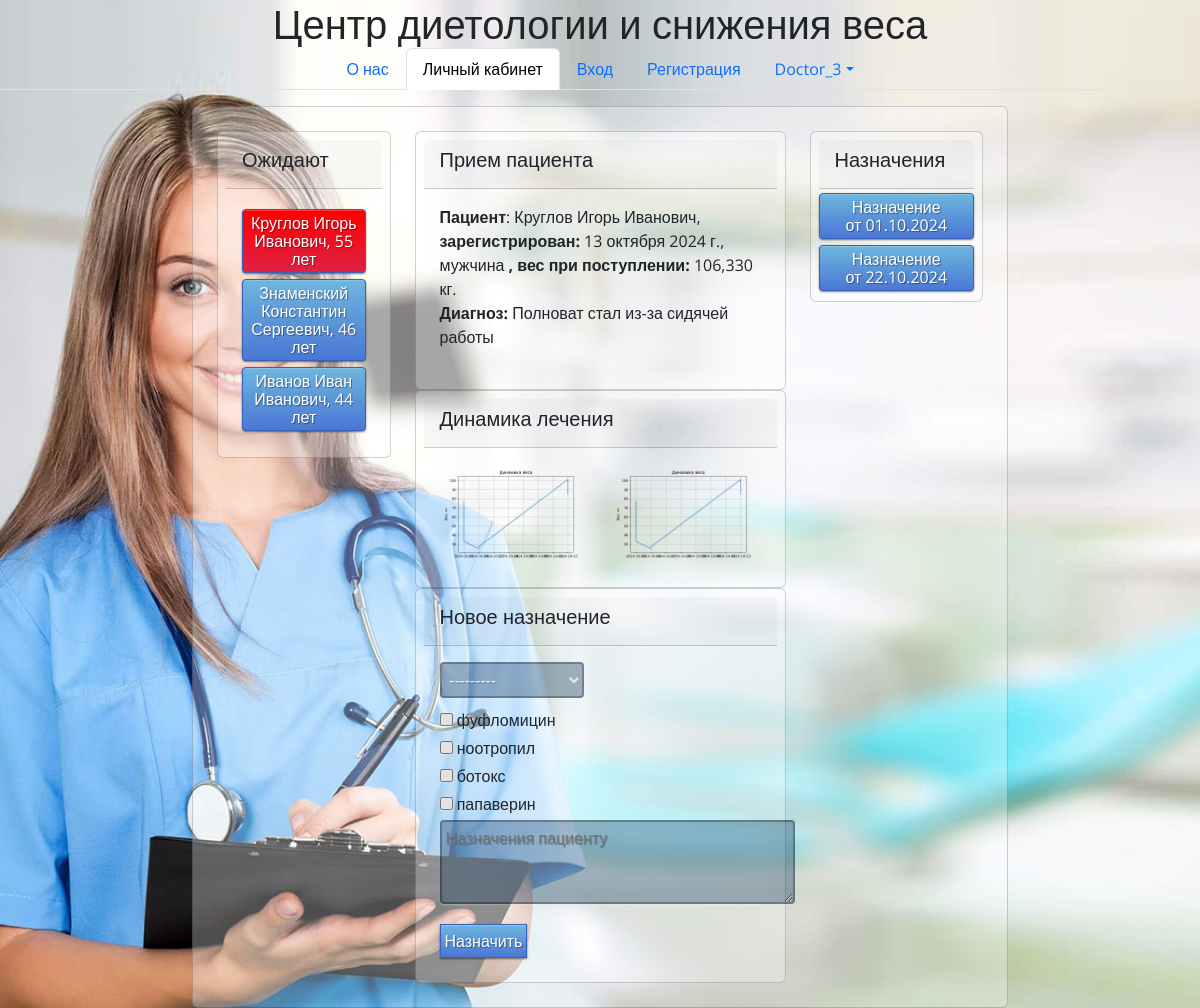
The app's page /weight_control/dashboard/?pacient_id=1 (signed in) with its own data.
### weight_control/models.py (models this page shows)
class Pacient_Profile(models.Model):
    user = models.OneToOneField(User, on_delete=models.PROTECT)
    family = models.CharField(max_length=50)
    first_name = models.CharField(max_length=50)
    second_name = models.CharField(max_length=50)
    phone_number = models.CharField(max_length=15)
    adress = models.CharField(max_length=100, unique=False, default="Адрес не указан")
    birth_date = models.DateField(null=True, blank=True)
    first_diagnos = models.TextField(unique=False)
    start_weight = models.DecimalField(max_digits=6, decimal_places=3, )
    gender = models.CharField(choices=CHOICE_GENDER, max_length=7, blank=False)
    registration_date = models.DateField(null=False, blank=False, default=date.today)
    email = models.CharField(max_length=50, blank=True, unique=False)
    doc_attached = models.ForeignKey(Doctor_Profile, on_delete=models.PROTECT, default=None, unique=False, blank=True, null=True)
    def calculate_age(self, birth_date):
        if  not birth_date:
            return 'не указан'
        else:
            today = date.today()
            return str(today.year - birth_date.year - ((today.month, today.day) < (birth_date.month, birth_date.day))) + ' лет'
    def __str__(self):
        return self.family + ' ' + self.first_name + ' ' + self.second_name + ', ' + self.calculate_age(self.birth_date)

class Assignment(models.Model):
    assign_date = models.DateField(null=False, blank=True, default=date.today)
    pacient_profile = models.ForeignKey(Pacient_Profile, on_delete=models.PROTECT,unique=False,null=True)
    doctor_profile = models.ForeignKey(Doctor_Profile, on_delete=models.PROTECT, unique=False,null=True)
    diets = models.ForeignKey(Diets_List, on_delete=models.PROTECT, unique=False)
    preparats_list = models.ManyToManyField(Preparats_List, unique=False)
    description = models.TextField(unique=False)

### weight_control/views.py (the view, shortened to what this page needs)
# urls.py: path('weight_control/dashboard/', Dashboard.as_view(), name='dashboard'),
class Dashboard(My_View):
    def set_doctor_context(self):
        context = {}
        pacient_id = self.request.GET.get('pacient_id')
        if not pacient_id:
            pacient_id = '0'
        assign_form = Assignment_Form()
        context['assign_form'] = assign_form
        pacient_list = Pacient_Profile.objects.filter(doc_attached=self.get_profile())
        context['pacient_list'] = [
            {'pacient': x, 'class': 'btn-select', 'id': x.id}
            if x.id == int(pacient_id)
            else {'pacient': x, 'class': 'btn-primary', 'id': x.id}
            for x in pacient_list]
        if pacient_id !='0':
            pacient_profile= Pacient_Profile.objects.get(id=int(pacient_id))
            context['pacient'] = pacient_profile
            context = context | {'age': calculate_age(pacient_profile.birth_date)}
            pacient_assign = Assignment.objects.prefetch_related('preparats_list', 'doctor_profile').filter(pacient_profile_id = int(pacient_id))
            context['pacient_assign'] = pacient_assign
            plot_weight_graph(int(pacient_id))
            plot_symptoms_graph(int(pacient_id))
        return context
    def get(self, request):
        if self.auth_as_pacient():
            self.my_context = self.my_context | self.set_pacient_context()
            return render(self.request, 'dashboard_pacient.html',
                          self.my_context | MENU_DASHBOARD | MAIN_TITLE)
        elif self.auth_as_doctor():
            self.my_context = self.my_context | self.set_doctor_context()
            return render(self.request, 'dashboard_doctor.html',
                          self.my_context | MENU_DASHBOARD | MAIN_TITLE)
        return render(self.request, 'home_page.html', MENU | MAIN_TITLE)

### weight_control/models.py (called while the page is built)
    def __str__(self):
        return self.title

### weight_control/views.py (called while the page is built)
def plot_weight_graph(pacient_id):
    pacient_rep = Pacient_reports.objects.filter(pacient_profile_id=pacient_id).order_by('report_date')
    x = [a.report_date for a in pacient_rep]
    y = [a.weight_today for a in pacient_rep]
    plt.figure(figsize=(6,4))
    plt.title('Динамика веса')
    plt.ylabel('Вес, кг')
    plt.grid()
    plt.ioff()
    plt.plot(x,y)
    plt.savefig('./static/media/graph_weight_1.png', transparent=True)

def plot_symptoms_graph(pacient_d):
    pass

def calculate_age(birth_date):
    if not birth_date:
        return 'не указан'
    else:
        today = datetime.date.today()
        return str(today.year - birth_date.year - ((today.month, today.day) < (birth_date.month, birth_date.day))) + ' лет'

    def user_is_auth(self):
        if self.request.user.is_authenticated:
            return True
        return False

    def get_user_groups(self):
        if not self.request.user.groups.values():
            return []  # пользователь вне групп
        return [x['name'] for x in self.request.user.groups.values('name')]  # возвращвем списки имен групп пользователя

    def auth_as_pacient(self):
        if self.user_is_auth() and len(self.get_user_groups()) == 0:
            return True
        return False

    def auth_as_doctor(self):
        if self.user_is_auth() and 'врач' in self.get_user_groups():
            return True
        return False

    def get_profile(self, ):
        if self.auth_as_doctor():
            if Doctor_Profile.objects.filter(user__username=self.request.user).exists():
                return Doctor_Profile.objects.get(user__username=self.request.user)
            else:
                return None
        elif self.auth_as_pacient():
            if Pacient_Profile.objects.filter(user__username=self.request.user).exists():
                return Pacient_Profile.objects.get(user__username=self.request.user)
            else:
                return None
        return None

### weight_control/templates/dashboard_doctor.html (shortened to what this page needs)
{% extends "main_menu.html" %}
{% block head %}
{{ block.super }}
{% endblock %}
{% block header %}
{{ block.super }}
{% endblock %}
{% block menu %}
{{ block.super }}
{% endblock %}
{% block content %}
<div class="container mt-3 justify-content-center doc-container">
    <div class="card justify-content-center">
         <div class="card-body" >
            <div class="row">
                <div class="col-md-3">
                    <div class="card">
                    <div class="card-header"><h5>Ожидают</h5></div>
                    <div class="card-body">
                    {% for pacient in pacient_list%}
                       <a href="?pacient_id={{ pacient.id }}" class="btn {{ pacient.class }} ">{{ pacient.pacient }}</a>
                    {% endfor %}
                    </div>
                    </div>
                </div>
                <div class="col-md-6">
                    <div class="card">
                        <div class="card-header"><h5>Прием пациента</h5></div>
                            <div class="card-body">
                                <p class="text-small"><b>Пациент</b>:&nbsp;{{pacient.family}}&nbsp;{{pacient.first_name}}&nbsp;{{pacient.second_name}},&nbsp;
                                <b>зарегистрирован:</b>&nbsp;{{pacient.registration_date}},&nbsp;
                                {{pacient.gender}}
                                <b>, вес при поступлении:</b>&nbsp;{{pacient.start_weight }} кг.<br>
                                <b>Диагноз:</b>&nbsp;{{pacient.first_diagnos}}&nbsp;
                                </p>
                            </div>
                    </div>
                     <div class="card">
                        <div class="card-header"><h5>Динамика лечения</h5></div>
                            <div class="card-body">
                                <div class="row">
                                    <div class="col-md-6">
                                        <img src="/static/media/graph_weight_1.png" width="100%">
                                    </div>
                                    <div class="col-md-6">
                                        <img src="/static/media/graph_weight_1.png" width="100%">
                                    </div>
                                </div>
                            </div>
                    </div>
                    <div class="card">
                        <div class="card-header"><h5>Новое назначение</h5></div>
                        <div class="card-body">
                            <form method="post">
                                {{assign_form.diets}}
                                {{assign_form.preparats_list}}
                                {{assign_form.description}}
                                <br>
                                <button type="submit" class="btn-primary">Назначить</button>
                            </form>
                        </div>
                    </div>
                </div>
                <div class="col-md-3">
                    <div class="card">
                        <div class="card-header"><h5>Назначения</h5></div>
                                {% for assign in pacient_assign %}
                                    <button type="button" class="btn btn-primary" data-bs-toggle="modal" data-bs-target="#exampleModal{{ assign.id }}">
                                      Назначение от&nbsp;{{ assign.assign_date|date:"SHORT_DATE_FORMAT" }}
                                    </button>
                                {% endfor %}
                    </div>
                </div>
            </div>
         </div>
    </div>
</div>
{% endblock %}

### weight_control/templates/main_menu.html (shortened to what this page needs)
{% load static %}
<!DOCTYPE html>
<html lang="ru">
{% block head %}
<head>
    <link href="https://cdn.jsdelivr.net/npm/bootstrap@5.3.3/dist/css/bootstrap.min.css" rel="stylesheet">
    <link rel="stylesheet" href='{% static "/my_style.css" %}'>
</head>
{% endblock %}
<body >
{% block header %}
<h1 class="nav justify-content-center">{{ title }}</h1>
{% endblock %}
{% block menu %}
<ul class="nav nav-tabs justify-content-center">
{% for str_ in menu %}
    <li class="nav-item">
        <a class="nav-link {{str_.class}}" href="{{str_.href}}" >{{str_.menu}}</a>
    </li>
{% endfor %}
    {% if user.is_authenticated %}
    <li class="nav-item dropdown">
        <a class="nav-link dropdown-toggle" data-bs-toggle="dropdown" href="#" role="button" aria-expanded="false">{{ user }}</a>
    </li>
    {% endif%}
</ul>
{% endblock %}
{% block content %}
{% endblock %}
</body>
</html>

### records on screen
Pacient_Profile: pacient "Круглов Игорь Иванович, 55 лет", family "Круглов", first_name "Игорь", second_name "Иванович", registration_date "13 октября 2024 г.", gender "мужчина", start_weight "106,330", first_diagnos "Полноват стал из-за сидячей работы"
Pacient_Profile: pacient "Знаменский Константин Сергеевич, 46 лет"
Pacient_Profile: pacient "Иванов Иван Иванович, 44 лет"
Assignment: assign_date "01.10.2024"
Assignment: assign_date "22.10.2024"

### other values on screen
{{ str_.menu }} "О нас" "Личный кабинет" "Вход" "Регистрация"
{{ user }} "Doctor_3"
